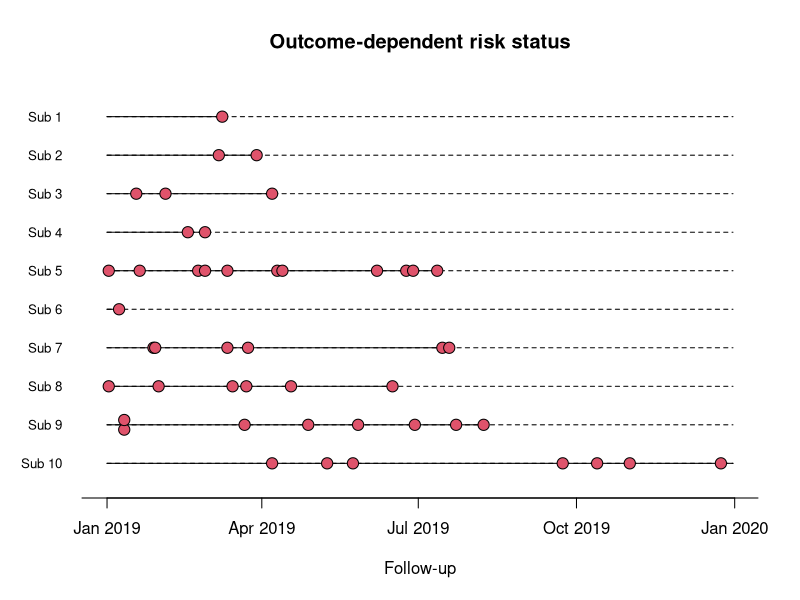

Write the R code that produced this figure. (Note: this script raises an error after producing the figure.)
################################################################################
# Updated version of the R code for the simulation study in:
#
#  "The case time series analysis"
#  Antonio Gasparrini
#  http://www.ag-myresearch.com/2021_gasparrini_epidemiol.html
#
# * an updated version of this code is available at:
#   https://github.com/gasparrini/CaseTimeSeries
################################################################################

################################################################################
# SIMULATED SCENARIO: OUTCOME-DEPENDENT RISK
################################################################################

# PACKAGES
library(splines)
library(gnm); library(survival)
library(data.table) ; library(scales)
library(foreach) ; library(doParallel)

# SET SEED
set.seed(13041975)

# SET SIMULATION SETTINGS
nsim <- 50000#

# SET PARAMETERS: NUMBER OF SUBJECTS, FOLLOW-UP, TIME VARIABLES
n <- 500
dstart <- as.Date("2019-01-01")
dend <- as.Date("2019-12-31")
date <- seq(dstart, dend, by=1)

################################################################################
# PREPARE THE DATA

# GENERATE DATASET
data <- data.table(id = factor(rep(seq(n), each=length(date))), date = date)

# TRUE EFFECT OF EXPOSURE EPISODE
beta <- log(1.15)

################################################################################
# EXAMPLE

# SIMULATE EXPOSURE EPISODES (10% OF TIMES)
nexp <- round(length(date)*0.1)
data[, x := seq(length(date)) %in% sample(length(date), nexp) + 0, by=id]

# DEFINE EXPOSURE HISTORY AND THE CUMULATED EXPOSURE OVER LAG TIMES 0-10
exphist <- as.matrix(data[, shift(x, 0:10, fill=0), by=id][,2:12])
data$cumexp <- rowSums(exphist)

# COMPUTE RISK ASSOCIATED TO EXPOSURE
data$rrexp <- exp(data$cumexp*beta)

# SIMULATE THE OUTCOME (5-20 EVENTS)
data[, y := rmultinom(1, sample(5:20, 1), prob=rrexp), by=id]

# SIMULATE CHANGE OF STATUS THAT PREVENTS FUTURE OUTCOMES
data[, change := cumsum(rbinom(length(y), 1, 0.2) * y>0) > 0, by=id]
data[, y := ifelse(seq(length(y)) < min(c(length(y), which(change))) + 1, y, 0),
  by=id]

# PLOT
plot(date, date, ylim=c(0.5,10+0.5), yaxt="n", ylab="", xlab="Follow-up",
  frame.plot=F, main="Outcome-dependent risk status")
axis(1, at=range(date)+c(-500,500), labels=F, lwd.ticks=0)
axis(2, at=rev(seq(10)), labels=paste("Sub",seq(10)), cex.axis=0.8, lwd=0, las=1)
for(i in seq(10)) {
  sub <- subset(data, id==rev(seq(10))[i])
  lines(date, rep(i, length(date)), lty=2)
  lines(date[!sub$change], rep(i, sum(!sub$change)), lty=1)
  for(t in seq(length(sub$date))[sub$y>0]) {
    points(rep(sub$date[t], sub$y[t]), i+(seq(sub$y[t])-mean(seq(sub$y[t])))/4,
      pch=21, cex=1.5, bg=2)
  }
}

# RUN THE MODEL
mod <- gnm(y ~ cumexp, eliminate=id, data=data, family="poisson")

# ESTIMATED EFFECT
beta ; coef(mod)[[1]]

################################################################################
# SIMULATIONS

# SET THE PARALLELIZATION
ncores <- detectCores()
cl <- makeCluster(max(1,ncores-2))
registerDoParallel(cl)

# ITERATIONS USING FOREACH
pkg <- c("splines","gnm","survival","data.table")
eff <- foreach(i=seq(nsim), .packages=pkg, .combine=rbind) %dopar% {
  
  # SET SEED
  set.seed(13041975+i)
  
  # SIMULATE EXPOSURE, RISKS, OUTCOME (AS ABOVE)
  data[, x := seq(length(date)) %in% sample(length(date), nexp) + 0, by=id]
  exphist <- as.matrix(data[, shift(x, 0:10, fill=0), by=id][,2:12])
  data$cumexp <- rowSums(exphist)
  data$rrexp <- exp(data$cumexp*beta)
  data[, y := rmultinom(1, sample(5:20, 1), prob=rrexp), by=id]
  
  # SIMULATE CHANGE OF STATUS THAT PREVENTS FUTURE OUTCOMES
  data[, change := cumsum(rbinom(length(y), 1, 0.2) * y>0) > 0, by=id]
  data[, y := ifelse(seq(length(y)) < min(c(length(y),which(change)))+1, y, 0),
    by=id]

  # RUN THE MODEL AND EXTRACT COEF-VCOV-CI
  mod <- gnm(y ~ cumexp, eliminate=id, data=data, family="poisson")
  coef <- coef(mod)[[1]]
  vcov <- as.matrix(vcov(mod))[1,1]
  cilow <- (coef-qnorm(0.975)*sqrt(vcov)) 
  cihigh <- (coef+qnorm(0.975)*sqrt(vcov))
  
  # STORE THE RESULTS
  cbind(est = coef, cov = cilow < beta & cihigh > beta)
}

# STOP CLUSTER
stopCluster(cl)

################################################################################
# RESULTS

# RELATIVE BIAS (%) 
(bias <- (mean(eff[,1])-beta)/beta * 100)

# COVERAGE
(cov <- mean(eff[,2]))

# RELATIVE RMSE (%) 
(rmse <- sqrt(mean((eff[,1]-beta)^2))/beta * 100)
